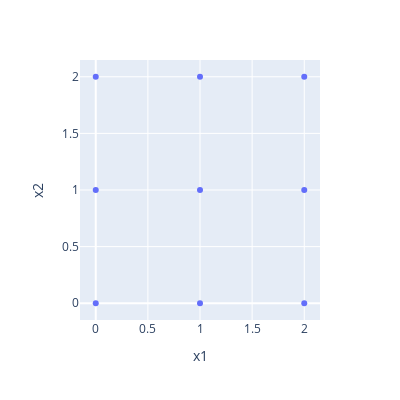

The code cell stored with this chart in its notebook:
### Code cell
grd_fig = px.scatter(gird_samples,x="x1",y="x2", width = 400, height = 400)
grd_fig

### Figure 1 — Plotly figure (JSON) as saved in the notebook; plotly's stock layout.template omitted (floating-point values rounded to 4 significant figures)
{"data": [{"hovertemplate": "x1=%{x}<br>x2=%{y}<extra></extra>", "legendgroup": "", "marker": {"color": "#636efa", "symbol": "circle"}, "mode": "markers", "name": "", "orientation": "v", "showlegend": false, "type": "scatter", "x": [0.0, 0.0, 0.0, 1.0, 1.0, 1.0, 2.0, 2.0, 2.0], "xaxis": "x", "y": [0.0, 1.0, 2.0, 0.0, 1.0, 2.0, 0.0, 1.0, 2.0], "yaxis": "y"}], "layout": {"height": 400, "legend": {"tracegroupgap": 0}, "margin": {"t": 60}, "width": 400, "xaxis": {"anchor": "y", "autorange": true, "domain": [0, 1], "range": [-0.1511, 2.151], "title": {"text": "x1"}, "type": "linear"}, "yaxis": {"anchor": "x", "autorange": true, "domain": [0, 1], "range": [-0.1479, 2.148], "title": {"text": "x2"}, "type": "linear"}}}
